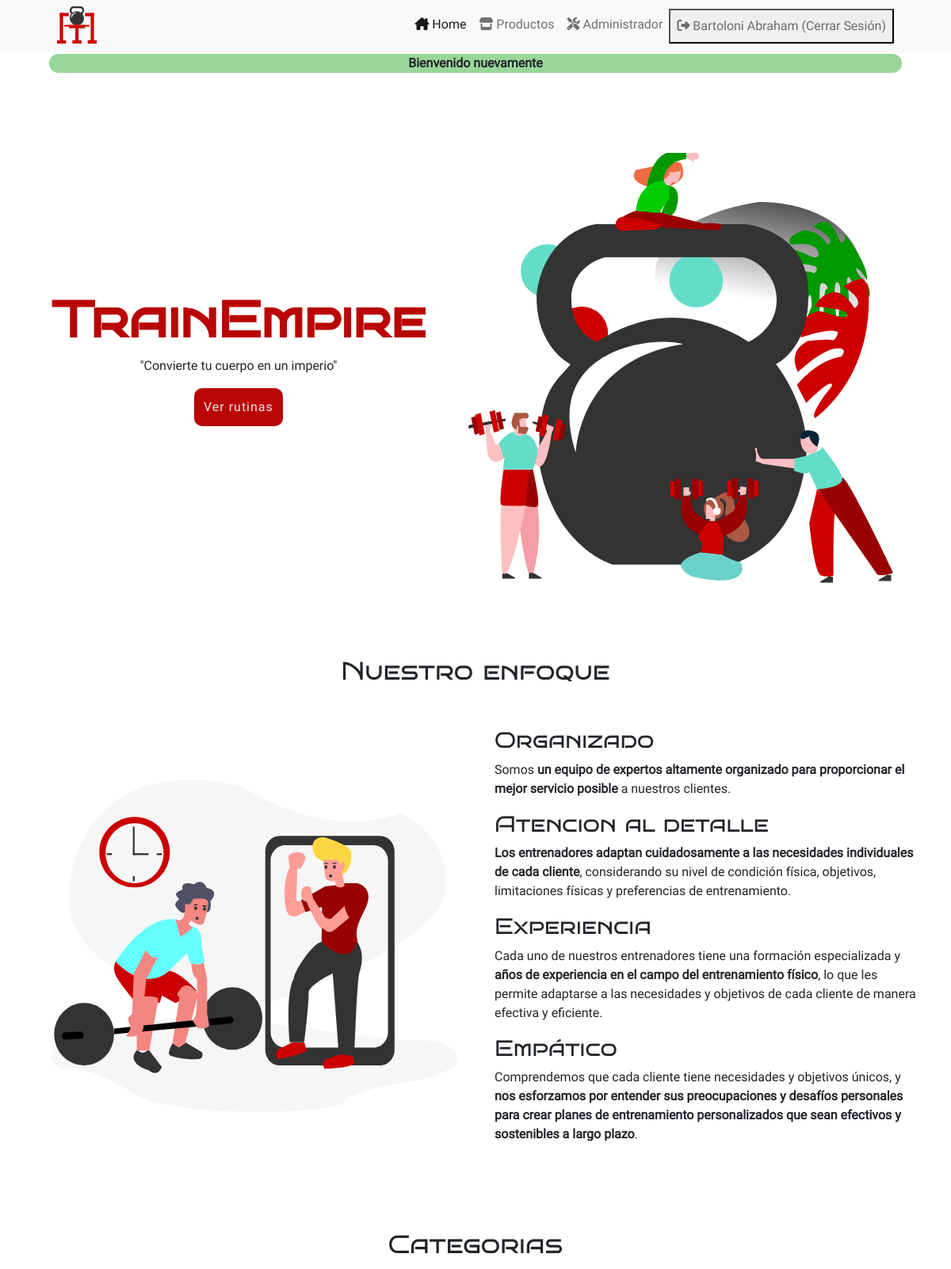
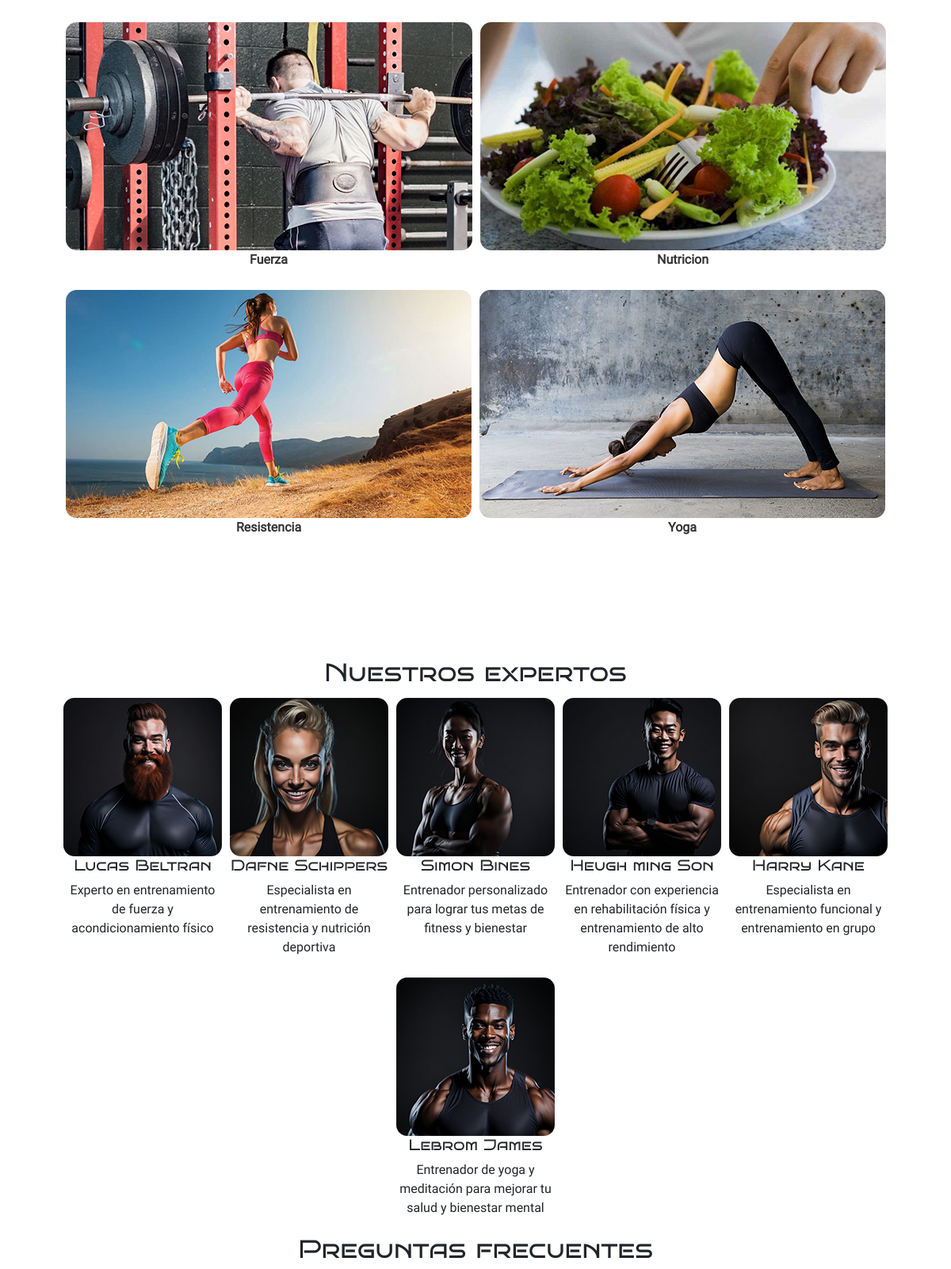
Page /sitio/index.php?s=home (signed in, upper part) on the committed database (2 pictures, top to bottom).
### tables this page shows
CREATE TABLE `usuarios` (
  `id_usuarios` int(10) UNSIGNED NOT NULL,
  `roles_fk` int(10) UNSIGNED NOT NULL,
  `email` varchar(255) NOT NULL,
  `password` varchar(255) NOT NULL,
  `username` varchar(45) DEFAULT NULL,
  `imagen` varchar(255) DEFAULT NULL
);

CREATE TABLE `categorias` (
  `id_categorias` int(10) UNSIGNED NOT NULL,
  `nombre` varchar(45) NOT NULL
);

### sitio/bootstrap/autoload.php (called while the page is built, shortened)
<?php
spl_autoload_register(function($nombreDeLaClase){
    $nombreDeLaClase = str_replace('\\', '/', $nombreDeLaClase);
    $rutaDeLaClase = __DIR__ . '/../clases/'. $nombreDeLaClase.'.php';
    $rutaDeLaClaseModelos = __DIR__ . '/../clases/modelos/'. $nombreDeLaClase.'.php';
    $rutaDeLaClaseAutenticacion = __DIR__ . '/../clases/autenticacion/'. $nombreDeLaClase.'.php';
});

### sitio/clases/autenticacion/Autenticacion.php (called while the page is built, shortened)
<?php
  require_once __DIR__ . '/../../bootstrap/autoload.php';
class Autenticacion{
    public function estaAutenticado():bool{
        return isset($_SESSION['id_usuarios']);
    }
    public function getUsuario(): ?Usuario{
        return (new Usuario)->porId($_SESSION['id_usuarios']);
    }
}

### sitio/clases/modelos/Modelo.php (called while the page is built, shortened)
<?php
require_once __DIR__ . '/../../bootstrap/autoload.php';
class Modelo{
    protected string $tabla = "";
    protected string $clavePrimaria = "";
    public function todo():array{
        $bd = BD::getConexion();
        $query = "SELECT * FROM " . $this->tabla;
        $stmt = $bd->prepare($query);
        $stmt->execute();
        $stmt->setFetchMode(PDO::FETCH_CLASS,static::class);
        return $stmt->fetchAll();
    }
    public function porId(int $id): ?static {
        $bd = BD::getConexion();
        $query = "SELECT * FROM " . $this->tabla . "
        WHERE " . $this->clavePrimaria . " = ?";
        $stmt = $bd->prepare($query);
        $stmt->execute([$id]);
        $stmt->setFetchMode(PDO::FETCH_CLASS, static::class);
        $instancia = $stmt->fetch();
        return $instancia;
    }
}

### sitio/clases/modelos/Usuario.php (called while the page is built, shortened)
<?php
class Usuario extends Modelo{
    private int $roles_fk;
    private ?string $username;
    public function getRolFk(): int
    {
        return $this->roles_fk;
    }
    public function getUsername(): ?string
    {
        return $this->username;
    }
}

### sitio/clases/modelos/Categorias.php (called while the page is built, shortened)
<?php
class Categorias extends Modelo{
    private int $id_categorias;
    private string $nombre;
    public function getNombre(): string{
        return $this->nombre;
    }
    public function getId(): string{
        return $this->id_categorias;
    }
}

### sitio/clases/modelos/Entrenadores.php (called while the page is built)
<?php
class Entrenadores{
    private int $entrenador_id;
    private string $nombre;
    private string $descripcion;
    private string $imagen;
    public function todos(): array{
        $data = json_decode(file_get_contents(__DIR__ . '/../../api/data-entrenadores.json'), true);
        $entrenadores = [];
        foreach($data as $datos) {
            $entrenador = new Entrenadores;
            $entrenador->entrenador_id = $datos["id"];
            $entrenador->nombre        = $datos['nombre'];
            $entrenador->descripcion   = $datos['descripcion'];
            $entrenador->imagen        = $datos['imagen'];
            $entrenadores[] = $entrenador;
        }
        return $entrenadores;
    }
    public function getNombre(): string{
        return $this->nombre;
    }
    public function getId(): string{
        return $this->entrenador_id;
    }
    public function getDescripcion(): string{
        return $this->descripcion;
    }
    public function getImagen(): string{
        return $this->imagen;
    }
}

### sitio/secciones/home.php (the view, shortened to what this page needs)
<?php
    $entrenadores = (new Entrenadores)->todos();
    $productos = (new Categorias)->todo();
?>
    <section class="hero">
    <div>
        <h1>TrainEmpire</h1>
        <p>"Convierte tu cuerpo en un imperio"</p>
        <a href="index.php?s=productos" class="btn-contacto">Ver rutinas</a>
    </div>
    <img src="assets/homePrincipal.svg" alt="ilustracion de comunidad de gym">
    </section>
    <section class="nosotros">
    <h2>Nuestro enfoque</h2>
    <div>
    <img src="assets/img_about.svg" alt="Entredador virtual apoyando a su alumno">
        <div class="info">
            <div class="tarjeta">
                <h3>Organizado</h3>
                <p>Somos <strong>un equipo de expertos altamente organizado para proporcionar el mejor servicio posible</strong> a nuestros clientes.</p>
            </div>
            <div class="tarjeta">
                <h3>Atencion al detalle</h3>
                <p>
               <strong> Los entrenadores adaptan cuidadosamente a las necesidades individuales de cada cliente</strong>, considerando su nivel de condición física, objetivos, limitaciones físicas y preferencias de entrenamiento.
                </p>
            </div>
            <div class="tarjeta">
                <h3>Experiencia</h3>
                <p>
                Cada uno de nuestros entrenadores tiene una formación especializada y <strong>años de experiencia en el campo del entrenamiento físico</strong>, lo que les permite adaptarse a las necesidades y objetivos de cada cliente de manera efectiva y eficiente.
                </p>
            </div>
            <div class="tarjeta">
                <h3>Empático</h3>
                <p>
                Comprendemos que cada cliente tiene necesidades y objetivos únicos, y <strong>nos esforzamos por entender sus preocupaciones y desafíos personales para crear planes de entrenamiento personalizados que sean efectivos y sostenibles a largo plazo</strong>.
                </p>
            </div>
        </div>
    </div>
    </section>
    <section class="rutinas">
        <h2>Categorias</h2>
        <div class="categorias">
        <?php for ($i = 0; $i < 4; $i++): ?>
                <?php $categoria = $productos[$i]; ?>
                <div class="categoria">
                    <a href="index.php?s=productos&c=<?= $categoria->getId(); ?>">
                        <figure>
                            <picture>
                                <source srcset="assets/categorias/<?= $categoria->getNombre(); ?>Mobile.jpg" type="image/jpg" media="(max-width: 768px)" class="img-categoria">
                                <img src="assets/categorias/<?= $categoria->getNombre(); ?>.jpg" alt="Imagen representativa de la categoria <?= $categoria->getNombre(); ?>" class="img-categoria">
                            </picture>
                            <figcaption><?= $categoria->getNombre(); ?></figcaption>
                        </figure>
                    </a>
                </div>
        <?php endfor; ?>
        </div>
    </section>
    <section class="entrenadores">
                <h2>Nuestros expertos</h2>
                <div>
                <?php foreach ($entrenadores as $entrenador): ?>
                    <div class="entrenador" id="<?=$entrenador->getId();?>">
                        <img src="assets/entrenadores/<?=$entrenador->getImagen() ;?>" alt="<?=$entrenador->getDescripcion();?>">
                        <div>
                            <h3><?=$entrenador->getNombre();?></h3>
                            <p><?=$entrenador->getDescripcion();?></p>
                        </div>
                    </div>
                <?php endforeach;?>
                </div>
    </section>
    <section class="frecuentes">
      <h2>Preguntas frecuentes</h2>
    </section>

### sitio/index.php (shortened to what this page needs)
<?php
require_once __DIR__ . '/bootstrap/autoload.php';
  $vista = $_GET['s'] ?? 'home';
  $autenticacion = new Autenticacion();
?>
<!DOCTYPE html>
<html lang="es">
<head>
    <link rel="stylesheet" href="estilos.css">
    <link rel="stylesheet" href="css/bootstrap.min.css">
    <link rel="stylesheet" type="text/css" href="https://cdnjs.cloudflare.com/ajax/libs/font-awesome/5.15.1/css/all.min.css">
</head>
<body>
  <nav class="navbar navbar-expand-lg navbar-light bg-light">
    <div class="container-fluid">
      <span>TrainEmpire</span>
      <div class="collapse navbar-collapse" id="navbarNav">
        <ul class="navbar-nav ms-auto">
          <li class="nav-item">
            <a class="nav-link active" aria-current="page" href="index.php?s=home"><i class="fa-solid fa-house-chimney"></i> Home</a>
          </li>
          <li class="nav-item">
            <a class="nav-link" href="index.php?s=productos"><i class="fa-solid fa-store"></i> Productos</a>
          </li>
          <?php if($autenticacion->estaAutenticado()):?>
            <?php if($autenticacion->getUsuario()->getRolFk() === 3):?>
              <li class="nav-item">
                <a class="nav-link" href="index.php?s=carrito"><i class="fa-solid fa-cart-shopping"></i> Carrito</a>
              </li>
            <?php else:?>
              <li class="nav-item">
                <a class="nav-link" href="admin/index.php?s=dashboard"><i class="fa-solid fa-screwdriver-wrench"></i> Administrador</a>
              </li>
            <?php endif;?>
            <?php if($autenticacion->getUsuario()->getRolFk() === 2):?>
              <li class="nav-item">
                <a class="nav-link" href="index.php?s=perfil">               <i class="fa-solid fa-address-card"></i> Tu perfil</a>
              </li>
            <?php endif;?>
            <li class="nav-item">
              <form action="acciones/cerrar-sesion.php" method="post">
                <button type="submit" class="nav-link"><i class="fa-solid fa-right-from-bracket"></i> <?= $autenticacion->getUsuario()->getUsername()?$autenticacion->getUsuario()->getUsername():$autenticacion->getUsuario()->getEmail();?> (Cerrar Sesión)</button>
              </form>
            </li>
          <?php else:?>
            <li class="nav-item">
              <a class="nav-link" href="index.php?s=login"><i class="fa-solid fa-right-to-bracket"></i> Iniciar sesion</a>
            </li>
          <?php endif;?>
        </ul>
      </div>
    </div>
  </nav>
  <main class="container">
  <?php
        if(isset($_SESSION['mensajeExito'])):
        ?>
        <div class="msg-exito mb-3"><?= $_SESSION['mensajeExito']; ?></div>
        <?php
        endif;
        ?>
        <?php
        require_once __DIR__ . '/secciones/' . $vista . '.php';
        ?>
  </main>
</body>
</html>

### rows in the picture
usuarios: username "Bartoloni Abraham"
categorias: nombre (picture), nombre "Fuerza"
categorias: nombre (picture), nombre "Nutricion"
categorias: nombre (picture), nombre "Resistencia"
categorias: nombre (picture), nombre "Yoga"

### other values in the picture
$_SESSION['mensajeExito'] "Bienvenido nuevamente"
$entrenador->getNombre() "Lucas Beltran"
$entrenador->getDescripcion() "Experto en entrenamiento de fuerza y acondicionamiento físico"
$entrenador->getNombre() "Dafne Schippers"
$entrenador->getDescripcion() "Especialista en entrenamiento de resistencia y nutrición deportiva"
$entrenador->getNombre() "Simon Bines"
$entrenador->getDescripcion() "Entrenador personalizado para lograr tus metas de fitness y bienestar"
$entrenador->getNombre() "Heugh ming Son"
$entrenador->getDescripcion() "Entrenador con experiencia en rehabilitación física y entrenamiento de alto rendimiento"
$entrenador->getNombre() "Harry Kane"
$entrenador->getDescripcion() "Especialista en entrenamiento funcional y entrenamiento en grupo"
$entrenador->getNombre() "Lebrom James"
$entrenador->getDescripcion() "Entrenador de yoga y meditación para mejorar tu salud y bienestar mental"
